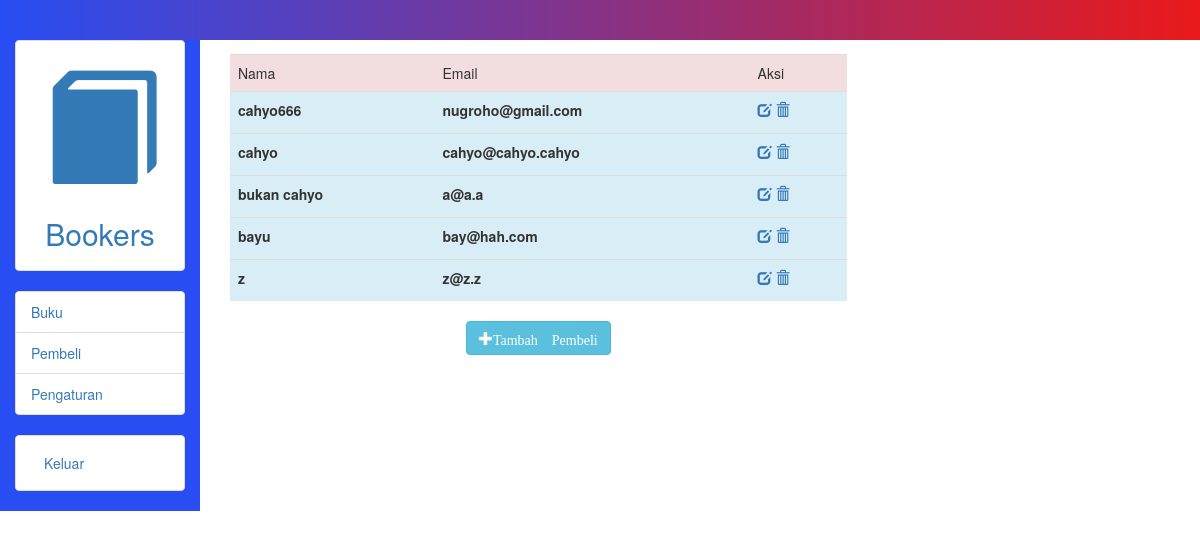
Screenshot of /upjauh/admin-pembeli.php (signed in) with the database file from the repository.
### tables this page shows
CREATE TABLE `pembeli` (
  `id_pembeli` int(11) NOT NULL,
  `nama` varchar(50) NOT NULL,
  `email` varchar(50) NOT NULL,
  `pass` varchar(50) NOT NULL
);

### upjauh/admin-pembeli.php (the view, shortened to what this page needs)
<!DOCTYPE html>
<html>
<head>
</head>
<?php include("head.html");
include ("../koneksi.php");
?>
<body>
	<div class="col-sm-10">
		<dir class="col-sm-8">
			<table class="table">
				<tr class="danger">
					<td>Nama</td>
					<td>Email</td>
					<td>Aksi</td>
				</tr>
				<?php
				$kueri = mysqli_query($koneksi,"SELECT*FROM pembeli");
				while($tampil_pembeli = mysqli_fetch_array($kueri)){
				 ?>
				<tr class="info">
					<td><label><?php echo $tampil_pembeli['nama']; ?></label></td>
					<td><label><?php echo $tampil_pembeli['email']; ?></label></td>
					<td>
						<a href="edit-pembeli.php?id=<?php echo $tampil_pembeli['id_pembeli']; ?>"><span class="glyphicon glyphicon-edit"></span></a>
						<a href="proses/delete-pembeli.php?id=<?php echo $tampil_pembeli['id_pembeli']; ?>"><span class="glyphicon glyphicon-trash"></span></a>
					</td>
				</tr>
				<?php } ?>
			</table>
			<center><a href="add-pembeli.php" class="btn btn-info"><span class="glyphicon glyphicon-plus">Tambah Pembeli</span></a></center>
		</dir>
	</div>
</body>
</html>

### rows the page displays
pembeli: nama "cahyo666", email "nugroho@gmail.com"
pembeli: nama "cahyo", email "cahyo@cahyo.cahyo"
pembeli: nama "bukan cahyo", email "a@a.a"
pembeli: nama "bayu", email "bay@hah.com"
pembeli: nama "z", email "z@z.z"
